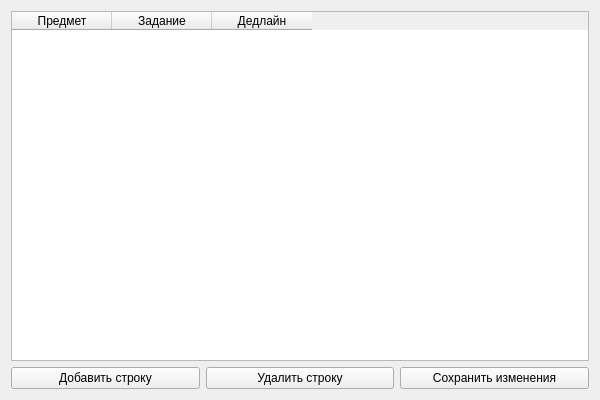
<?xml version="1.0" encoding="UTF-8"?>
<ui version="4.0">
 <class>HomeworkTable</class>
 <widget class="QWidget" name="HomeworkTable">
  <property name="geometry">
   <rect>
    <x>0</x>
    <y>0</y>
    <width>600</width>
    <height>400</height>
   </rect>
  </property>
  <property name="windowTitle">
   <string>Таблица Домашней Работы</string>
  </property>
  <layout class="QVBoxLayout" name="verticalLayout">
   <item>
    <widget class="QTableWidget" name="homeworkTable">
     <column>
      <property name="text">
       <string>Предмет</string>
      </property>
     </column>
     <column>
      <property name="text">
       <string>Задание</string>
      </property>
     </column>
     <column>
      <property name="text">
       <string>Дедлайн</string>
      </property>
     </column>
    </widget>
   </item>
   <item>
    <layout class="QHBoxLayout" name="horizontalLayout">
     <item>
      <widget class="QPushButton" name="addRowButton">
       <property name="text">
        <string>Добавить строку</string>
       </property>
      </widget>
     </item>
     <item>
      <widget class="QPushButton" name="removeRowButton">
       <property name="text">
        <string>Удалить строку</string>
       </property>
      </widget>
     </item>
     <item>
      <widget class="QPushButton" name="saveButton">
       <property name="text">
        <string>Сохранить изменения</string>
       </property>
      </widget>
     </item>
    </layout>
   </item>
  </layout>
 </widget>
 <resources/>
 <connections/>
</ui>
